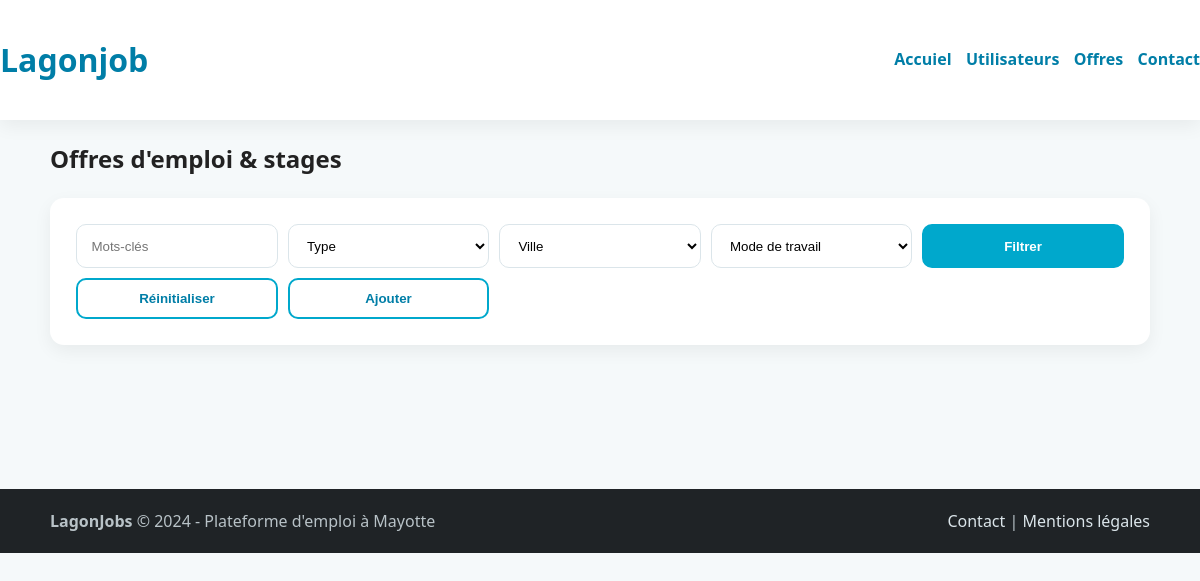
The app's page /Back_office/offre.php, older data.
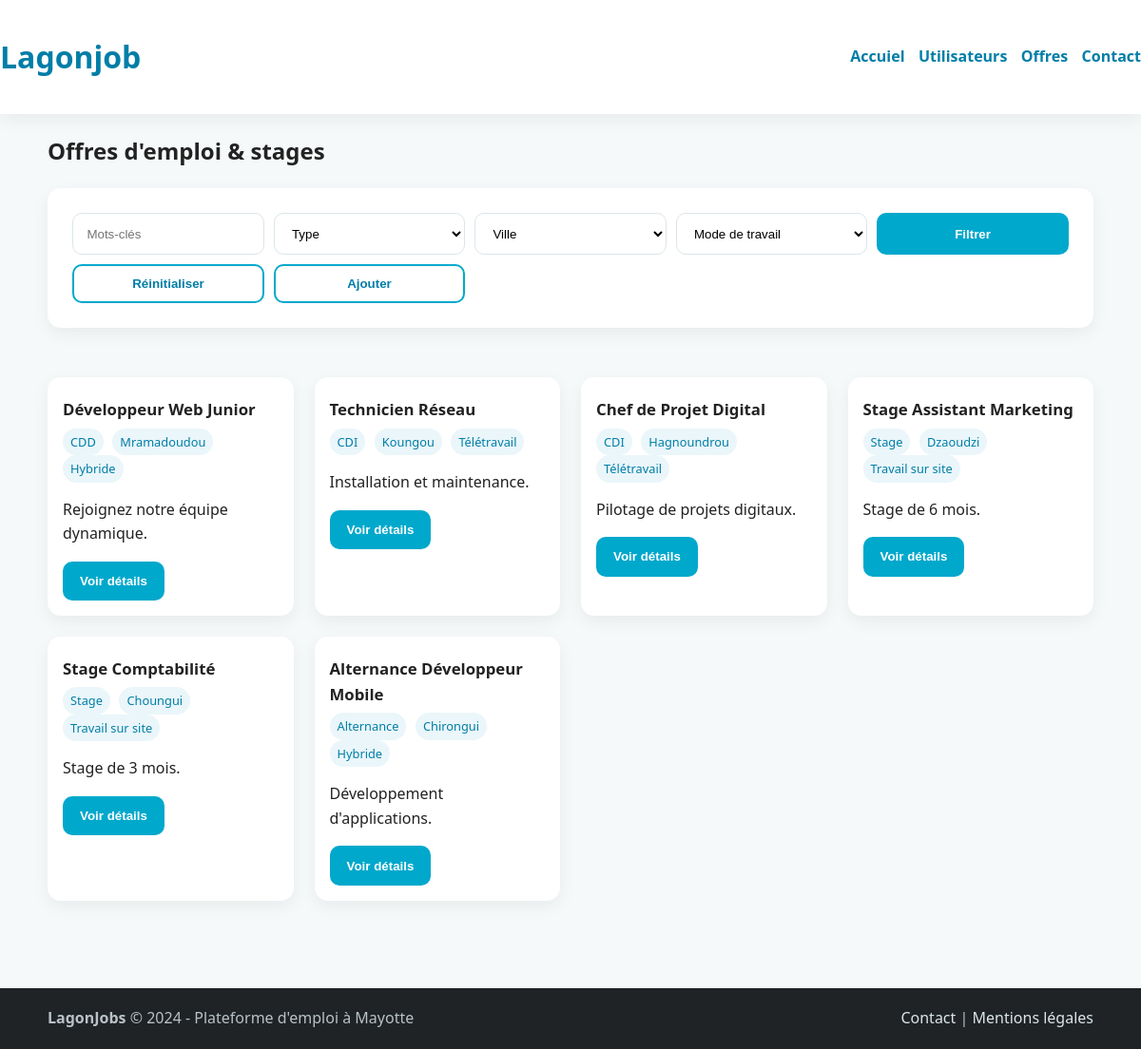
The same page, newer data.
### tables this page shows
CREATE TABLE `offres` (
  `Id` int(11) NOT NULL,
  `Titre` varchar(256) NOT NULL,
  `Id_type_contrat` int(11) NOT NULL,
  `Id_mode_travail` int(11) NOT NULL,
  `Id_ville` int(11) NOT NULL,
  `Description` varchar(1000) NOT NULL,
  `Id_statut` int(11) NOT NULL,
  `Mission` varchar(1000) NOT NULL,
  `Profile` varchar(1000) NOT NULL,
  `Durée` varchar(1000) NOT NULL
);

CREATE TABLE `types_contrats` (
  `Id` int(11) NOT NULL,
  `Nom_type_contrat` varchar(128) NOT NULL
);

CREATE TABLE `villes` (
  `Id` int(11) NOT NULL,
  `Nom_ville` varchar(256) NOT NULL
);

CREATE TABLE `modes_travails` (
  `Id` int(11) NOT NULL,
  `Nom_mode_travail` varchar(128) NOT NULL
);

### Back_office/offre.php (the view, shortened to what this page needs)
<!DOCTYPE html>
<html lang="en">
<head>
    <link rel="stylesheet" href="../Frontoffice/style.css">
</head>
<body>
    <header class="site-header header-inner">
    <h1><a href="index.php">Lagonjob</a></h1>
    <nav class="nav">
        <a href="index.php">Accuiel</a>
        <a href="utilisateur.php">Utilisateurs</a>
        <a href="offre.php">Offres</a>
        <a href="contact.php">Contact</a>
    </nav>
    </header>
    <?php
    $host = 'localhost';
    $dbname = 'lagonjob';
    $username = 'root';
    $password = '';
    try {
        $conn = new PDO("mysql:host=$host;dbname=$dbname;charset=utf8", $username, $password);
        $conn->setAttribute(PDO::ATTR_ERRMODE, PDO::ERRMODE_EXCEPTION);
    } catch(PDOException $e) {
        die("Erreur de connexion : " . $e->getMessage());
    }
    ?>
    <div class="container">
        <h2>Offres d'emploi & stages</h2>
        <div>
            <form class="form" action="offre.php" method="post">
                <div class="filter-bar">
                    <input type="text" name="mots_cles" placeholder="Mots-clés" value="<?php echo isset($_POST['mots_cles']) ? $_POST['mots_cles'] : ''; ?>">
                    <select name="type">
                        <option value="">Type</option>
                    </select>
                    <select name="ville">
                        <option value="">Ville</option>
                    </select>
                    <select name="mode">
                        <option value="">Mode de travail</option>
                    </select>
                    <button type="submit" class="btn">Filtrer</button>
                    <button type="button" class="btn btn-outline" onclick="window.location.href='offre.php'">Réinitialiser</button>
                    <button type="button" class="btn btn-outline" onclick="window.location.href='ajouter.php'">Ajouter</button>
                </div>
            </form>
        </div>
    </div>
    <?php
    $sql = "SELECT o.Id, o.Titre, o.Description,
            tc.Nom_type_contrat as type,
            v.Nom_ville as ville,
            mt.Nom_mode_travail as mode_travail
            FROM offres o
            INNER JOIN types_contrats tc ON o.Id_type_contrat = tc.Id
            INNER JOIN villes v ON o.Id_ville = v.Id
            INNER JOIN modes_travails mt ON o.Id_mode_travail = mt.Id
            WHERE 1=1";
    $params = [];
    $stmt = $conn->prepare($sql);
    $stmt->execute($params);
    $resultat = $stmt->fetchAll(PDO::FETCH_ASSOC);
    ?>
    <section class="section">
        <div class="container">
            <div class="cards">
                <?php foreach ($resultat as $offre): ?>
                    <div class="card">
                        <h3><?php echo $offre['Titre']; ?></h3>
                        <div class="meta">
                            <span class="badge"><?php echo $offre['type']; ?></span>
                            <span class="badge"><?php echo $offre['ville']; ?></span>
                            <span class="badge"><?php echo $offre['mode_travail']; ?></span>
                        </div>
                        <p><?php echo $offre['Description']; ?></p>
                        <form action="detailoffreBE.php" method="post" style="margin-top:10px;">
                            <button type="submit" class="btn">Voir détails</button>
                        </form>
                    </div>
                <?php endforeach; ?>
            </div>
        </div>
    </section>
</body>
<footer class="site-footer">
    <div class="container">
        <div class="footer-inner">
            <div>
                <strong>LagonJobs</strong> © 2024 - Plateforme d'emploi à Mayotte
            </div>
            <div>
                <a href="contact.php">Contact</a> |
                <a href="#">Mentions légales</a>
            </div>
        </div>
    </div>
</footer>
</html>

### Frontoffice/style.css (style rules this page uses)
:root { --lagon:#00A8CC; --lagon-dark:#007EA7; --bg:#F5F9FA; --text:#222222; --text-2:#555555; --success:#4CAF50; --error:#E63946; --card:#ffffff; --shadow:0 6px 18px rgba(0,0,0,.06); --radius:14px; --radius-sm:10px; --space:clamp(14px, 2.8vw, 22px); }
* { box-sizing:border-box }
html,body { margin:0;padding:0 }
body { font-family: system-ui, -apple-system, "Segoe UI", Roboto, "Helvetica Neue", Arial, "Noto Sans", "Liberation Sans", sans-serif; color:var(--text); background:var(--bg); line-height:1.6; }
.container { width:min(1100px, 92vw); margin:auto }
a { color:var(--lagon-dark); text-decoration:none }
.btn { background:var(--lagon); color:#fff; padding:.7rem 1rem; border-radius:10px; display:inline-block; font-weight:600; border:2px solid var(--lagon); transition:all .2s ease; }
.btn-outline { background:transparent; color:var(--lagon-dark) }
.site-header { position:sticky; top:0; z-index:10; background:#fff; box-shadow:var(--shadow); }
.header-inner { display:flex; align-items:center; justify-content:space-between; padding:.8rem 0 }
.nav { display:flex; gap:.9rem; align-items:center }
.nav a { font-weight:600 }
.section { padding: clamp(26px, 6vw, 52px) 0 }
.cards { display:grid; grid-template-columns: repeat(auto-fill,minmax(250px,1fr)); gap:clamp(14px, 2.4vw, 22px) }
.card { background:var(--card); padding:1rem; border-radius:var(--radius); box-shadow:var(--shadow); }
.card h3 { margin:.3rem 0 .35rem 0; font-size:1.05rem }
.meta { color:var(--text-2); font-size:.95rem }
.badge { display:inline-block; font-size:.8rem; background:#eaf6fa; color:var(--lagon-dark); padding:.25rem .5rem; border-radius:999px; margin-right:.35rem }
.site-footer { background:#1f2326; color:#b8c2c7; margin-top:40px }
.footer-inner { display:flex; justify-content:space-between; align-items:center; padding:1.2rem 0 }
.footer-inner a { color:#dbe5ea }
.form { background:#fff; padding:clamp(18px, 3vw, 26px); border-radius:var(--radius); box-shadow:var(--shadow); }
.form input, .form select, .form textarea { width:100%; padding:.8rem .9rem; border:1px solid #dbe5ea; border-radius:10px; background:#fff; }
.filter-bar { display:grid; grid-template-columns: repeat(5, minmax(120px, 1fr)); gap:.6rem; }

Row changes from the older to the newer data that the page shows:
added offres: Titre "Développeur Web Junior", Id_type_contrat.Nom_type_contrat "CDD", Id_ville.Nom_ville "Mramadoudou", Id_mode_travail.Nom_mode_travail "Hybride", Description "Rejoignez notre équipe dynamique."
added offres: Titre "Technicien Réseau", Id_type_contrat.Nom_type_contrat "CDI", Id_ville.Nom_ville "Koungou", Id_mode_travail.Nom_mode_travail "Télétravail", Description "Installation et maintenance."
added offres: Titre "Chef de Projet Digital", Id_type_contrat.Nom_type_contrat "CDI", Id_ville.Nom_ville "Hagnoundrou", Id_mode_travail.Nom_mode_travail "Télétravail", Description "Pilotage de projets digitaux."
added offres: Titre "Stage Assistant Marketing", Id_type_contrat.Nom_type_contrat "Stage", Id_ville.Nom_ville "Dzaoudzi", Id_mode_travail.Nom_mode_travail "Travail sur site", Description "Stage de 6 mois."
added offres: Titre "Stage Comptabilité", Id_type_contrat.Nom_type_contrat "Stage", Id_ville.Nom_ville "Choungui", Id_mode_travail.Nom_mode_travail "Travail sur site", Description "Stage de 3 mois."
added offres: Titre "Alternance Développeur Mobile", Id_type_contrat.Nom_type_contrat "Alternance", Id_ville.Nom_ville "Chirongui", Id_mode_travail.Nom_mode_travail "Hybride", Description "Développement d'applications."
